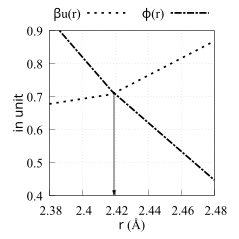

gnuplot code for this plot:
# arrow x coordinate
axc = 2.41920
# arrow tail x coordinate
atyc = 0.710137
# arrow head x coordinate
ahyc = 0.401

set arrow 1 from axc, atyc to axc, ahyc head filled size screen 0.02,15 lw 2 lc rgb "black" front

lwca = 'LWCA.RES'

set terminal eps enhanced background rgb 'white' \
    size 2.39, 2.39                                    \
    font "Times New Roman,14pt"

set encoding iso_8859_1

set output 'sigma.eps'

#: range
xr_uf = 2.38
xr_ut = 2.48

yr_uf = 0.4
yr_ut = 0.9

set xr [xr_uf to xr_ut]
set yr [yr_uf to yr_ut]

#: tics
set xtics 0.0, 0.02 nomirror
set ytics 0.0, 0.1 nomirror

#: line styles

l_w = 5
set style line 11 dt (5,  10)                       lw l_w lc "black"
set style line 12 dt (5,  3, 15, 3) 		    lw l_w lc "black"

set xlabel "{/times-italic r} (\305)" offset 0, 0.5 font "Times New Roman,14"
set ylabel "{/times-italic in unit}" offset 2, 0 font "Times New Roman,14"

set grid
set size square

set key tmargin center offset 0, 0.05 horizontal maxrows 1 columns 2 \
           samplen 5 font "times new roman,14"

set margin 7.5, 3.7, 0.9, 0

pl lwca u 1:2 w l ls 11 title "{/Symbol b}u(r)", \
   ""   u 1:3 w l ls 12 title "{/Symbol f}(r)"
